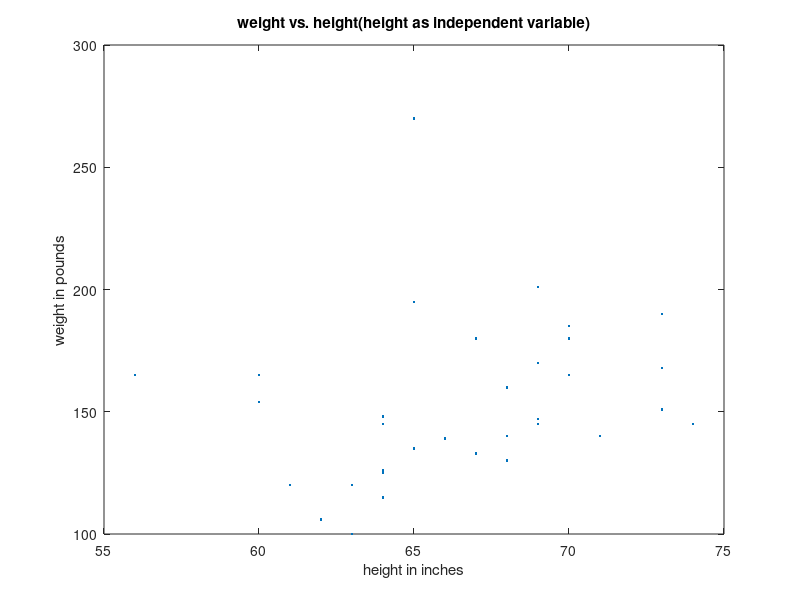

MATLAB code for this plot: (Note: this script raises an error after producing the figure.)
%% *Preparation*

clear % remove all the data in workspace
close all % close figures
clc % clear command window
%% *Is weight related to height? (height as independent variable)*

%Height Data Sets
a=[64 63 64 64 69 69 65 63 64 62 61 56 68 64 60 60 66];
%a is female height data set
b=[73 70 69 67 65 68 73 67 68 70 74 71 65 69 70 73 67];
%b is male height data set
c=[a b];
%c is class height data set

%Weight Data Sets
O=[125 100 145 115 147 145 195 120 148 106 120 165 160 126 165 154 139];
%O is female weight data set
P=[151 185 201 180 135 140 190 133 130 165 145 140 270 170 180 168 180];
%P is male weight data set
Q=[O P];
%Q is class weight data set

%Plot weight vs. height(height as independent variable)
figure
plot(c, Q,'.'); %create a 2-D line plot  
xlabel('height in inches');%label x-axis 
ylabel('weight in pounds');%label y-axis
title('weight vs. height(height as independent variable)')

%plot regression of of responses in Q on the predictors in c
stats=regstats(Q,c,'linear'); % create a linear regression of responses in Q on the predictors in c
Rsquare=stats.rsquare %perform R^2 statistic to calculate r^2 value
coeff=stats.beta; %compute regression coefficients
m=coeff(1);%m is the axes intercept a
n=coeff(2);% n is the optimal slope b
ABC="The optimal slope(b)=";
abc="the axes intercept(a)=";
disp(ABC)
disp(n)
disp(abc)
disp(m)
regsig=stats.tstat; %output t statistics and p-values for regression coefficients
tvalue=regsig.t; %output t statistics
pvalue=regsig.pval; %output p value
figure
Q_fit=coeff(2)*c+coeff(1);
plot(c,Q,'.')
xlabel('height in inches');%label x-axis 
ylabel('weight in pounds');%label y-axis
title('weight vs. height(height as independent variable)')
hold on %hold on allows us to plot another plot on the top of the first one
plot(c,Q_fit)
hold off %hold off sets the hold state to off

%test hypothesis about correlation(null hypothesis: there is no relationship between two variables)
r=sqrt(Rsquare);%r is correlation coefficient
XY="correlation coefficient(r)=";
disp(XY)
disp(r)
%% 
% r=0.2423, which is between 0.2-0.4, shows that there is a weak  correlation 
% between height and weight(credit to Dr. Fritton's slide).

aaa="t-statistic for the regression slope=";
bbb="p-value for the regression slope=";
t1=tvalue(2);%t1 is the slope t-statistic
p1=pvalue(2);%p1 is the probability of getting a t-value greater or equal to 14.4130 
disp(aaa)
disp(t1)
disp(bbb)
disp(p1)
%% 
% As calculated previously, y=a+bx(y is weight in pounds and x is height in 
% inches) has a=28.0468 and b=1.8949.
% 
% The t value calculated for this estimation of relationship between weight 
% and height(slope t-statistic) is 1.4130. The probability of getting a t-value 
% greater or equal to 1.4130 is 0.1673, which is greater than 0.05(assume alpha=0.05).
% 
% therefore, at 0.05 level of significance, we cannot conclude there is significant 
% relationship between height and weight.
%% *Is weight related to height? (plot weight as independent variable)*

%Plot weight versus height(weight as independent variable)
figure
plot(Q, c,'.'); %create a 2-D line plot  
xlabel('weight in pounds');%label x-axis 
ylabel('height in inches');%label y-axis
stats1=regstats(c,Q,'linear'); % create a linear regression of responses in c on the predictors in Q
Rsquare1=stats1.rsquare %perform R^2 statistic to calculate r^2 value 
coeff1=stats1.beta; %compute regression coefficients
mm=coeff1(1);%m is the axes intercept a
nn=coeff1(2);% n is the optimal slope b
disp(ABC)
disp(nn)
disp(abc)
disp(mm)
regsig1=stats1.tstat; %output t statistics and p-values for regression coefficients
tval=regsig1.t; %output t statistics
pval=regsig1.pval; %output pvalue for the regression 

%plot regression of c on the predictors in Q
figure
c_fit1=coeff1(2)*Q+coeff1(1);
plot(Q,c,'.')
xlabel('weight in pounds');%label x-axis 
ylabel('height in inches');%label y-axis
hold on %hold on allows us to plot another plot on the top of the first one
plot(Q,c_fit1)
title('weight versus height(weight as independent variable)')
hold off %hold off sets the hold state to off

%test hypothesis about correlation(null hypothesis: there is no relationship between two variables)
r1=sqrt(Rsquare1);
disp(XY)
disp(r1)
%% 
% r=0.2423, which is between 0.2-0.4, shows that there is a weak  correlation 
% between height and weight(credit to Dr. Fritton's slide)

t2=tval(2); %t2 is the slope t-statistic
p2=pval(2); %p2 is the probability of getting a t-value greater or equal to 1.4130(slope p-value)
disp(aaa)
disp(t2)
disp(bbb)
disp(p2)
%% 
% As calculated previously, x=a+by(y is weight in pounds and x is height in 
% inches) has a=61.7253 and b=0.0310.
% 
% The t value calculated for this estimation of relationship between weight 
% and height(slope t-statistic) is 1.4130. The probability of getting a t-value 
% greater or equal to 1.4130 is 0.1673, which is greater than 0.05(assume alpha=0.05).
% 
% therefore, at 0.05 level of significance, we cannot conclude there is significant 
% relationship between height and weight.
%% *Analysis of females and males: test for normal distribution*

%Height Data Sets
a=[64 63 64 64 69 69 65 63 64 62 61 56 68 64 60 60 66];
%a is female height data set
b=[73 70 69 67 65 68 73 67 68 70 74 71 65 69 70 73 67];
%b is male height data set
c=[a b];
%c is class height data set

%Weight Data Sets
O=[125 100 145 115 147 145 195 120 148 106 120 165 160 126 165 154 139];
%O is female weight data set
P=[151 185 201 180 135 140 190 133 130 165 145 140 270 170 180 168 180];
%P is male weight data set
Q=[O P];
%Q is class weight data set

%test for normal distribution
normplot(a) %create normal probabality plot for female height data set
title('normal probabality plot for female height data set');
xlabel('Height data(in inches)');
normplot(b) %create normal probabality plot for male height data set 
title('normal probabality plot for male height data set');
xlabel('Height data(in inches)');
normplot(O) %create normal probabality plot for female weight data set
title('Normal Probability Plot for Female Weight Data Set');
xlabel('weight data(in pounds)');
normplot(P) %create normal probabality plot for male weight data set
title('Normal Probability Plot for Male Weight Data Set');
xlabel('weight data(in pounds)');
%% 
% According to normal probability plots, female height data set, male height 
% data set, female weight data set, and male weight data set are normally distributed 
% because most data points are near the line.
% 
% Since female height data set, male height data set, female weight data set, 
% and male weight data set are normally distributed, parametric statistical methods 
% can be applied to test for difference(see the normal probability plots combined 
% in the last section).
%% *Analysis of females and males: test for hypothesis 1(females are shorter than males)*

%mean of male and female height data sets
R=mean(a); %R is mean for female height data set
r=mean(b); %r is mean for male height data set
rrr="mean of female height data set(in inches)=";
RRR="mean of male height data set(in inches)=";
disp(rrr)
disp(R)
disp(RRR)
disp(r)

%test for difference between female height data set and male height data set 
[h,p,ci]=ttest2(a,b,0.05)
%% 
% Since confidence interval is from -7.8585 to -3.5533, which does not include 
% 0, we can conclude that there is difference between female and male height data 
% sets at 5% signifcance level.					
% 
% Since mean for male height data set is greater than mean for female height 
% data set(69.3529>63.6471), we can conclude data supports the hypothesis that 
% females are shorter than males. 
%% *Analysis of females and males: test for hypothesis 2(males weigh more than females)*

%mean of male and female weight data sets
R1=mean(O); %R1 is mean for female weight data set
r1=mean(P); %r1 is mean for male weight data set
rrrr="mean of female weight data set(in pounds)=";
RRRR="mean of male weight data set(in pounds)=";
disp(rrrr)
disp(R1)
disp(RRRR)
disp(r1)
%test for difference between female weight data set and male weight data set
[h,p,ci]=ttest2(O,P,0.05)
%% 
% Since the confidence interval is from -49.5518 to -7.8600, which does not 
% include zero, there is a significant difference between female height data set 
% and male height data set at 5% signifcance level.
% 
% Since mean for male weight data set is greater than mean for female weight 
% data set(168.4118>139.7059), we can conclude that data supports the hypothesis 
% that males weigh more than females. 
%% *Normal Probability Plots Combined*

subplot(2,2,1)
normplot(a) %create normal probabality plot for female height data set
title('normal probabality plot for female height data');
xlabel('Height data(in inches)');
subplot(2,2,2)
normplot(b) %create normal probabality plot for male height data set 
title('normal probabality plot for male height data');
xlabel('Height data(in inches)');
subplot(2,2,3)
normplot(O) %create normal probabality plot for female weight data set
title('Normal Probability Plot for Female Weight Data');
xlabel('weight data(in pounds)');
subplot(2,2,4)
normplot(P) %create normal probabality plot for male weight data set
title('Normal Probability Plot for Male Weight Data');
xlabel('weight data(in pounds)');
%% 
% 
% 
% 
% 
% 
% 
% 
% 
%